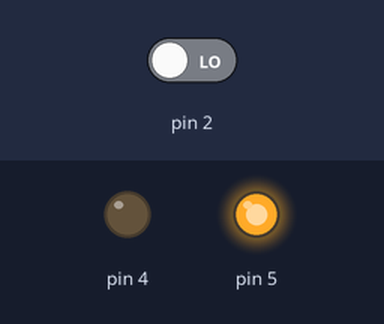
This sketch was run on a simulated Arduino Uno, built with avr-gcc and run on an emulated ATmega328P. On the bench: output pins drawn as LEDs (lit = HIGH). The test bench sets the inputs (shaded band); at power-on: pin 2 LOW.

Above: at 1.2 s.
1.3 s: pin 2 driven HIGH
At 2.5 s:
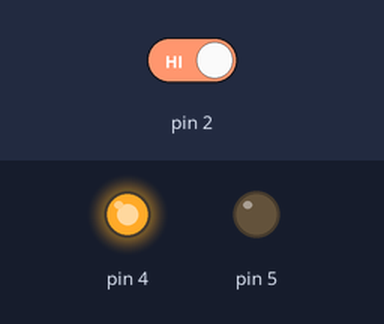
2.8 s: pin 2 driven LOW
At 3.7 s:
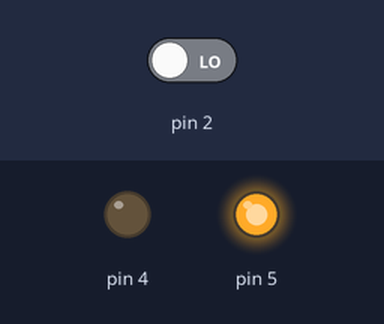
Timing chart, 0 to 5.8 s (numbered marks = the images above; inputs shaded):
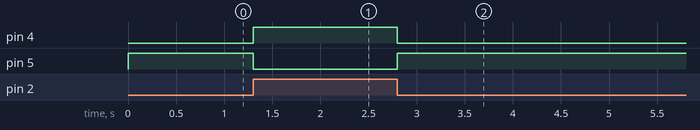

Measured:
- after the input at 1.3 s, pin 4: LOW → HIGH at once; pin 5: HIGH → LOW at once
- after the input at 2.8 s, pin 4: HIGH → LOW at once; pin 5: LOW → HIGH at once

The sketch:

Led_alterna_botao.ino
```cpp
void setup() {
  // put your setup code here, to run once:
pinMode(5, OUTPUT);
pinMode(4, OUTPUT);
pinMode(2, INPUT);
}

void loop() {
  // put your main code here, to run repeatedly:
  if(digitalRead(2) == HIGH){
    digitalWrite(4, HIGH);
    digitalWrite(5, LOW);
  }
  else{
    digitalWrite(4, LOW);
    digitalWrite(5, HIGH);
  }
}
```
